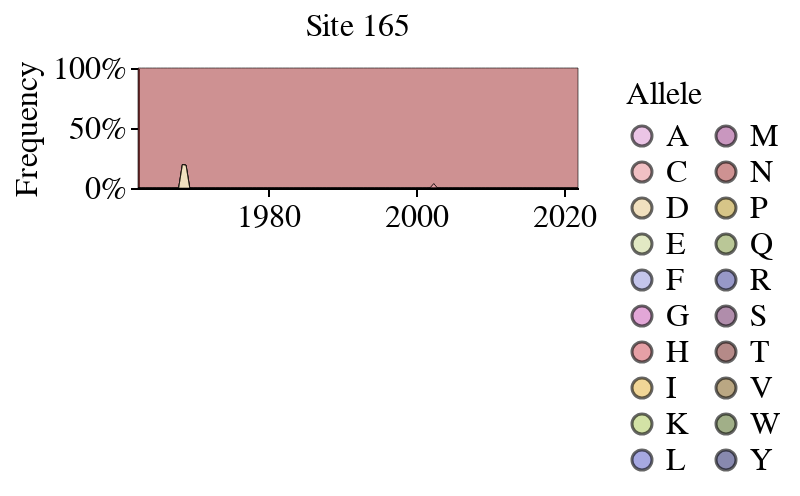

Source (notebook cell):
### Code cell
plot_site_frequencies(frequencies_60y_df, 165)

### Figure 1 — Vega-Lite specification as saved in the notebook (floating-point values rounded to 4 significant figures; data arrays with more than 128 entries replaced by an {"elided": "..."} marker saying what was removed)
{"config": {"background": "white", "title": {"fontSize": 20, "fontWeight": "normal", "font": "Helvetica", "anchor": "start", "color": "#000000", "orient": "top", "offset": 5, "subtitleColor": "gray", "subtitleFont": "Helvetica", "subtitleFontWeight": "normal", "subtitleFontSize": 18, "subtitlePadding": 2}, "axis": {"domain": true, "domainColor": "black", "domainWidth": 1, "grid": false, "gridColor": "#DEDDDD", "gridWidth": 0.5, "labelFont": "Helvetica", "labelFontSize": 16, "labelFlush": false, "labelFontWeight": "normal", "labelPadding": 2, "tickColor": "black", "tickSize": 4, "tickCount": 3, "tickWidth": 1, "titleFont": "Helvetica", "titleAlign": "center", "titleFontWeight": "normal", "titleFontSize": 16, "titlePadding": 5}, "legend": {"labelFont": "Helvetica", "labelFontSize": 16, "symbolSize": 100, "titleFont": "Helvetica", "titleFontSize": 16, "titleFontWeight": "normal", "padding": 5, "titleLimit": 200, "gradientLength": 100}, "range": {"category": ["#4e79a7", "#f28e2c", "#e15759", "#76b7b2", "#59a14f", "#edc949", "#af7aa1", "#ff9da7", "#9c755f", "#bab0ab"], "diverging": ["#c7e9b4", "#7fcdbb", "#41b6c4", "#1d91c0", "#225ea8", "#253494"]}, "view": {"stroke": "white", "strokeWidth": 0}, "text": {"font": "Helvetica", "fontSize": 16}}, "data": {"name": "data-f3eb498ed6830a41fbc10d78bd9d4195"}, "mark": {"type": "area", "opacity": 0.6, "stroke": "black", "strokeWidth": 0.5}, "encoding": {"color": {"field": "allele", "legend": {"columns": 2}, "scale": {"domain": ["A", "C", "D", "E", "F", "G", "H", "I", "K", "L", "M", "N", "P", "Q", "R", "S", "T", "V", "W", "Y"], "range": ["#DE9ED6", "#E7969C", "#E7CB94", "#CEDB9C", "#9C9EDE", "#CE6DBD", "#D6616B", "#E7BA52", "#B5CF6B", "#6B6ECF", "#A55194", "#AD494A", "#BD9E39", "#8CA252", "#5254A3", "#7B4173", "#843C39", "#8C6D31", "#637939", "#393B79"]}, "title": "Allele", "type": "nominal"}, "order": {"field": "allele", "type": "nominal"}, "tooltip": [{"field": "HA_region", "type": "nominal"}, {"field": "site", "type": "quantitative"}, {"field": "allele", "type": "nominal"}, {"field": "frequency", "type": "quantitative"}, {"field": "date", "type": "temporal"}], "x": {"axis": {"grid": false, "tickCount": 3}, "field": "date", "title": "", "type": "temporal"}, "y": {"axis": {"grid": false, "tickCount": 3}, "field": "frequency", "stack": "normalize", "title": "Frequency", "type": "quantitative"}}, "height": 60, "title": {"text": "Site 165", "anchor": "middle", "fontSize": 16, "fontWeight": "normal"}, "width": 220, "$schema": "https://vega.github.io/schema/vega-lite/v5.16.3.json", "datasets": {"data-f3eb498ed6830a41fbc10d78bd9d4195": {"elided": "360 records"}}}
